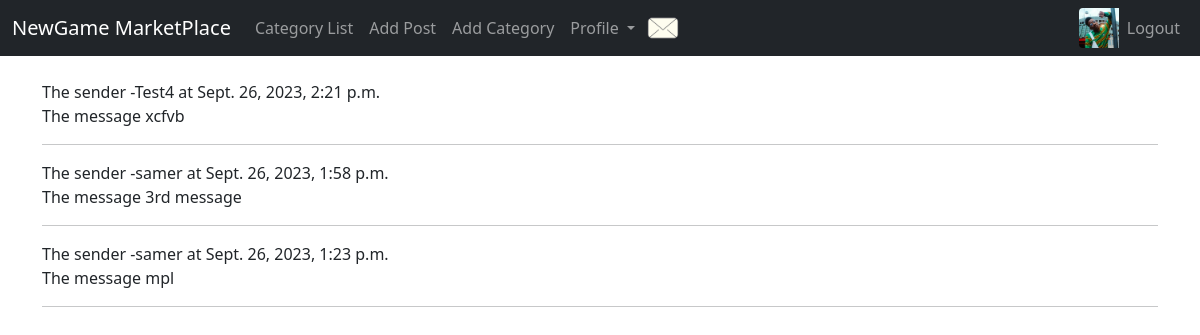
/message/1 (signed in), run on an earlier commit of the app's database.
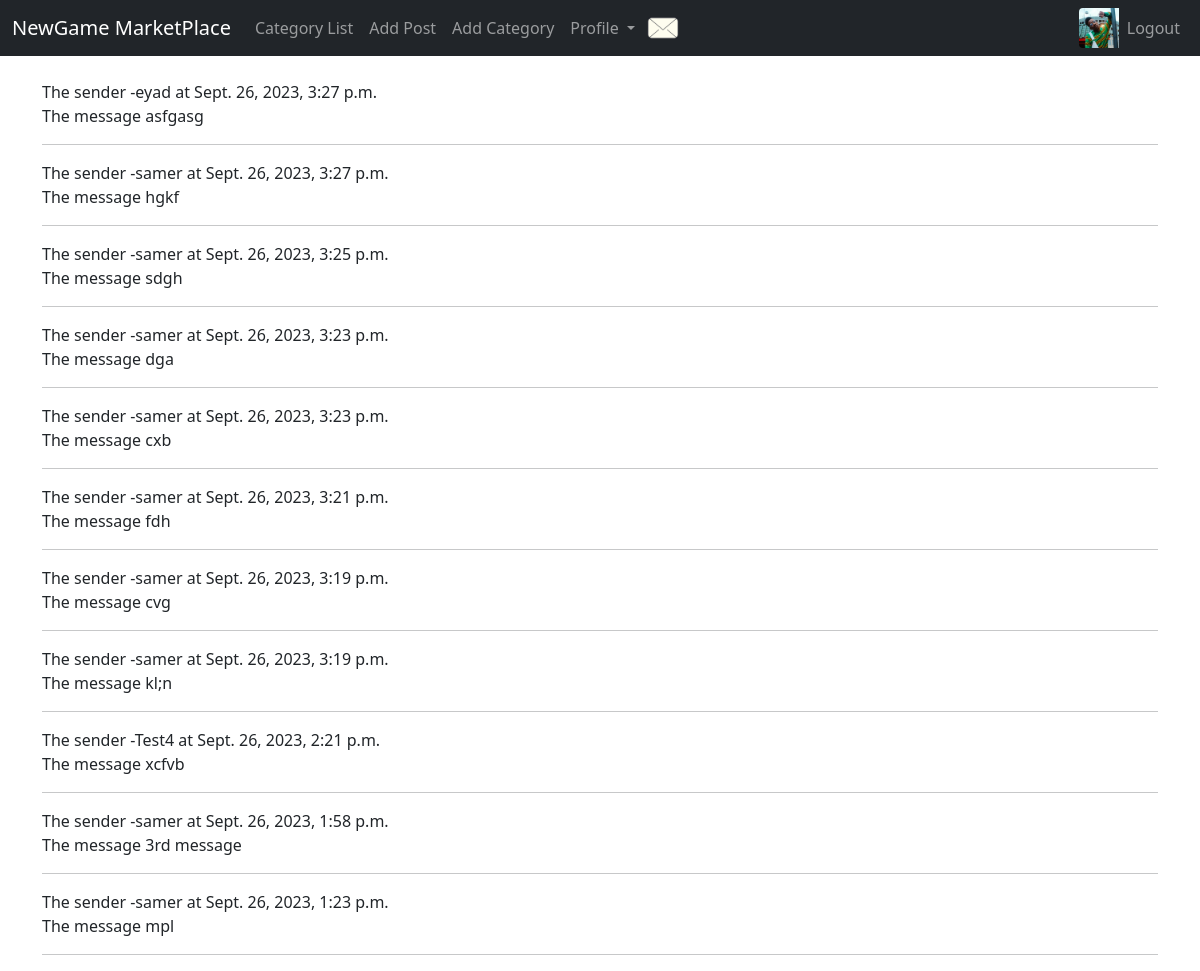
And on a later commit of the database.
### theblog/models.py (models this page shows, shortened)
class Profile(models.Model):
    user = models.OneToOneField(User, null=True, on_delete=models.CASCADE)
    bio = models.TextField()
    profile_pic = models.ImageField(null=True, blank=True, upload_to="images/profile/")
    facebook_url = models.CharField(max_length=255, blank=True, null=True)
    has_new_messages = models.BooleanField(default=False)

class Message(models.Model):
    receiver_name = models.ForeignKey(User, related_name='receiver_name', on_delete=models.CASCADE)
    sender_name = models.ForeignKey(User, related_name='sender_name', on_delete=models.CASCADE)
    message = models.TextField()
    date_added = models.DateTimeField(auto_now_add=True)

### theblog/views.py (the view)
# urls.py: path('message/<int:pk>',MessageView, name='message_detail'),
def MessageView(request,pk):
    messages = Message.objects.filter(receiver_name_id=pk).order_by('-date_added')
    try:
        receiver = get_object_or_404(User, username=messages[0].receiver_name)
        receiver.profile.has_new_messages = False
        receiver.profile.save()
    except:
        pass
    return render(request,'message_detail.html',{'messages':messages,'receiver_id':pk})

### theblog/templates/message_detail.html (shortened to what this page needs)
{% extends 'base.html' %}
{% load static %}
{% block content %}
{% if user.is_authenticated %}
  {% if user.id == receiver_id %}
    {% if messages %}
        {% for message in messages %}
          The sender -{{message.sender_name}} at  {{message.date_added}} <br>
          The message {{message.message}}
        <hr>
        {% endfor %}
    {% else %}
      You have no messages right now
    {% endif %}
  {% else %}
        You have no access here
  {% endif %}
{% else %}
  Login to have access to this page
{% endif %}
{% endblock %}

### theblog/templates/base.html (shortened to what this page needs)
{% load static %}
<html lang="en">
  <head>
        <link rel="stylesheet"
          type="text/css"
          href="{% static 'home/css/bootstrap.css' %}"/>
  </head>
  <body>
  </body>
</html>
  <body>
    <nav class="navbar navbar-expand-lg navbar-dark bg-dark">
      <div class="container-fluid">
          <a class="navbar-brand" href="{% url 'home' %}">NewGame MarketPlace</a>
          <div class="collapse navbar-collapse" id="navbarSupportedContent">
              <ul class="navbar-nav w-100 mb-2 mb-lg-0">
                  {% if cat_menu %}
                      <li class="nav-item dropdown">
                          <a class="nav-link dropdown-toggle" href="#" id="navbarDropdown" role="button" data-bs-toggle="dropdown" aria-expanded="false">
                              Categories
                          </a>
                          <ul class="dropdown-menu" aria-labelledby="navbarDropdown">
                              {% for item in cat_menu %}
                                  <li><a class="dropdown-item" href="{% url 'category' item|slugify %}">{{ item }}</a></li>
                              {% endfor %}
                          </ul>
                      </li>
                  {% else %}
                      <li class="nav-item">
                          <a class="nav-link" href="{% url 'category-list' %}">Category List</a>
                      </li>
                  {% endif %}
                  {% if user.is_authenticated %}
                      <li class="nav-item">
                          <a class="nav-link" href="{% url 'add_post' %}">Add Post</a>
                      </li>
                      <li class="nav-item">
                          <a class="nav-link" href="{% url 'add_category' %}">Add Category</a>
                      </li>
                      <li class="nav-item dropdown">
                          <a class="nav-link dropdown-toggle" href="#" id="EditProfileDropDown" role="button" data-bs-toggle="dropdown" aria-expanded="false">
                              Profile
                          </a>
                      </li>
                  {% if user.profile.has_new_messages %}
                      <li class="nav-item ms-0">
                          <a href="{% url 'message_detail' user.id %}"> <img src="{% static 'theblog/images/message.png' %}" class="img-fluid rounded-start" width="40" height="40" ></a>
                      </li>
                    {% else %}
                        <li class="nav-item ms-0">
                          <a href="{% url 'message_detail' user.id %}"> <img src="{% static 'theblog/images/no message.png' %}" class="img-fluid rounded-start" width="40" height="40" ></a>
                      </li>
                    {% endif %}
                  {% if user.profile.profile_pic %}
                      <li class="nav-item ms-auto">
                          <img src="{{ user.profile.profile_pic.url }}" class="img-fluid rounded-start" width="40" height="40"></a>
                      </li>
                    {% else %}
                      <li class="nav-item ms-auto">
                          <img src="{% static 'theblog/images/default.jpg' %}" class="img-fluid rounded-start" width="40" height="40"></a>
                      </li>
                    {% endif %}
                      <li class="nav-item">
                          <a class="nav-link" href="{% url 'logout' %}">Logout</a>
                      </li>
                  {% endif %}
              </ul>
          </div>
      </div>
  </nav>
  <br/>
    <div class ="container">
        {% block content %}
        {% endblock %}
    </div>
  </body>
</html>

What changed in the data, as far as the page shows it:
added Message: sender_name "eyad", date_added "Sept. 26, 2023, 3:27 p.m.", message "asfgasg"
added Message: sender_name "samer", date_added "Sept. 26, 2023, 3:27 p.m.", message "hgkf"
added Message: sender_name "samer", date_added "Sept. 26, 2023, 3:25 p.m.", message "sdgh"
added Message: sender_name "samer", date_added "Sept. 26, 2023, 3:23 p.m.", message "dga"
added Message: sender_name "samer", date_added "Sept. 26, 2023, 3:23 p.m.", message "cxb"
added Message: sender_name "samer", date_added "Sept. 26, 2023, 3:21 p.m.", message "fdh"
added Message: sender_name "samer", date_added "Sept. 26, 2023, 3:19 p.m.", message "cvg"
added Message: sender_name "samer", date_added "Sept. 26, 2023, 3:19 p.m.", message "kl;n"
